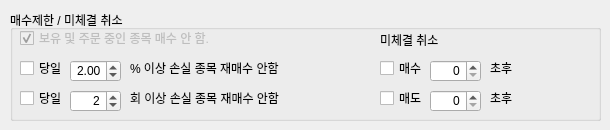
       <widget class="QWidget" name="tab_10">
        <attribute name="title">
         <string>제한/취소</string>
        </attribute>
        <widget class="QGroupBox" name="groupBox_9">
         <property name="geometry">
          <rect>
           <x>10</x>
           <y>10</y>
           <width>591</width>
           <height>111</height>
          </rect>
         </property>
         <property name="title">
          <string>매수제한 / 미체결 취소</string>
         </property>
         <widget class="QCheckBox" name="chkNoDup">
          <property name="enabled">
           <bool>false</bool>
          </property>
          <property name="geometry">
           <rect>
            <x>10</x>
            <y>20</y>
            <width>211</width>
            <height>16</height>
           </rect>
          </property>
          <property name="text">
           <string>보유 및 주문 중인 종목 매수 안 함.</string>
          </property>
          <property name="checked">
           <bool>true</bool>
          </property>
         </widget>
         <widget class="QCheckBox" name="chkBuyCancel">
          <property name="geometry">
           <rect>
            <x>370</x>
            <y>50</y>
            <width>51</width>
            <height>16</height>
           </rect>
          </property>
          <property name="text">
           <string>매수</string>
          </property>
         </widget>
         <widget class="QSpinBox" name="spbBuyCancel">
          <property name="geometry">
           <rect>
            <x>420</x>
            <y>50</y>
            <width>51</width>
            <height>22</height>
           </rect>
          </property>
          <property name="alignment">
           <set>Qt::AlignRight|Qt::AlignTrailing|Qt::AlignVCenter</set>
          </property>
          <property name="showGroupSeparator" stdset="0">
           <bool>true</bool>
          </property>
          <property name="minimum">
           <number>0</number>
          </property>
          <property name="maximum">
           <number>60</number>
          </property>
          <property name="singleStep">
           <number>1</number>
          </property>
         </widget>
         <widget class="QLabel" name="label_10">
          <property name="geometry">
           <rect>
            <x>480</x>
            <y>50</y>
            <width>31</width>
            <height>16</height>
           </rect>
          </property>
          <property name="text">
           <string>초후</string>
          </property>
         </widget>
         <widget class="QSpinBox" name="spbSellCancel">
          <property name="geometry">
           <rect>
            <x>420</x>
            <y>80</y>
            <width>51</width>
            <height>22</height>
           </rect>
          </property>
          <property name="alignment">
           <set>Qt::AlignRight|Qt::AlignTrailing|Qt::AlignVCenter</set>
          </property>
          <property name="showGroupSeparator" stdset="0">
           <bool>true</bool>
          </property>
          <property name="minimum">
           <number>0</number>
          </property>
          <property name="maximum">
           <number>60</number>
          </property>
          <property name="singleStep">
           <number>1</number>
          </property>
         </widget>
         <widget class="QLabel" name="label_16">
          <property name="geometry">
           <rect>
            <x>480</x>
            <y>80</y>
            <width>31</width>
            <height>16</height>
           </rect>
          </property>
          <property name="text">
           <string>초후</string>
          </property>
         </widget>
         <widget class="QCheckBox" name="chkSellCancel">
          <property name="geometry">
           <rect>
            <x>370</x>
            <y>80</y>
            <width>51</width>
            <height>16</height>
           </rect>
          </property>
          <property name="text">
           <string>매도</string>
          </property>
         </widget>
         <widget class="QLabel" name="label_58">
          <property name="geometry">
           <rect>
            <x>370</x>
            <y>20</y>
            <width>71</width>
            <height>20</height>
           </rect>
          </property>
          <property name="text">
           <string>미체결 취소</string>
          </property>
          <property name="alignment">
           <set>Qt::AlignLeading|Qt::AlignLeft|Qt::AlignVCenter</set>
          </property>
         </widget>
         <widget class="QCheckBox" name="chkCancleRate">
          <property name="geometry">
           <rect>
            <x>10</x>
            <y>50</y>
            <width>41</width>
            <height>16</height>
           </rect>
          </property>
          <property name="text">
           <string>당일</string>
          </property>
          <property name="checked">
           <bool>false</bool>
          </property>
         </widget>
         <widget class="QLabel" name="label_50">
          <property name="geometry">
           <rect>
            <x>120</x>
            <y>50</y>
            <width>171</width>
            <height>16</height>
           </rect>
          </property>
          <property name="text">
           <string>% 이상 손실 종목 재매수 안함</string>
          </property>
         </widget>
         <widget class="QDoubleSpinBox" name="dsbCancelRate">
          <property name="geometry">
           <rect>
            <x>60</x>
            <y>50</y>
            <width>51</width>
            <height>22</height>
           </rect>
          </property>
          <property name="alignment">
           <set>Qt::AlignRight|Qt::AlignTrailing|Qt::AlignVCenter</set>
          </property>
          <property name="showGroupSeparator" stdset="0">
           <bool>true</bool>
          </property>
          <property name="decimals">
           <number>2</number>
          </property>
          <property name="minimum">
           <double>0.000000000000000</double>
          </property>
          <property name="maximum">
           <double>30.000000000000000</double>
          </property>
          <property name="singleStep">
           <double>0.500000000000000</double>
          </property>
          <property name="value">
           <double>2.000000000000000</double>
          </property>
         </widget>
         <widget class="QLabel" name="label_51">
          <property name="geometry">
           <rect>
            <x>120</x>
            <y>80</y>
            <width>171</width>
            <height>16</height>
           </rect>
          </property>
          <property name="text">
           <string>회 이상 손실 종목 재매수 안함</string>
          </property>
         </widget>
         <widget class="QCheckBox" name="chkCancleTimes">
          <property name="geometry">
           <rect>
            <x>10</x>
            <y>80</y>
            <width>41</width>
            <height>16</height>
           </rect>
          </property>
          <property name="text">
           <string>당일</string>
          </property>
          <property name="checked">
           <bool>false</bool>
          </property>
         </widget>
         <widget class="QSpinBox" name="spbCancelTimes">
          <property name="geometry">
           <rect>
            <x>60</x>
            <y>80</y>
            <width>51</width>
            <height>22</height>
           </rect>
          </property>
          <property name="alignment">
           <set>Qt::AlignRight|Qt::AlignTrailing|Qt::AlignVCenter</set>
          </property>
          <property name="showGroupSeparator" stdset="0">
           <bool>true</bool>
          </property>
          <property name="minimum">
           <number>0</number>
          </property>
          <property name="maximum">
           <number>10</number>
          </property>
          <property name="singleStep">
           <number>1</number>
          </property>
          <property name="value">
           <number>2</number>
          </property>
         </widget>
        </widget>
       </widget>
